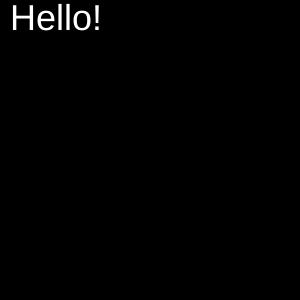
Frame 1 (no input)
Frame 60 (no input): identical to frame 1, image omitted
Frame 120 (the mouse pressed at the canvas centre since frame 60): identical to frame 1, image omitted

The p5.js sketch that drew this single still picture (run headless with seeded random() and noise() and a simulated clock; from frame 60 on, the mouse is pressed at the canvas centre):

// p5.js sketch
// ── sketch.js
function setup() {
  createCanvas(300,300);
}

function draw() {
  background(0);
  fill(255);
  noStroke();
  textSize(36);
  text("Hello!",10,30);
}
